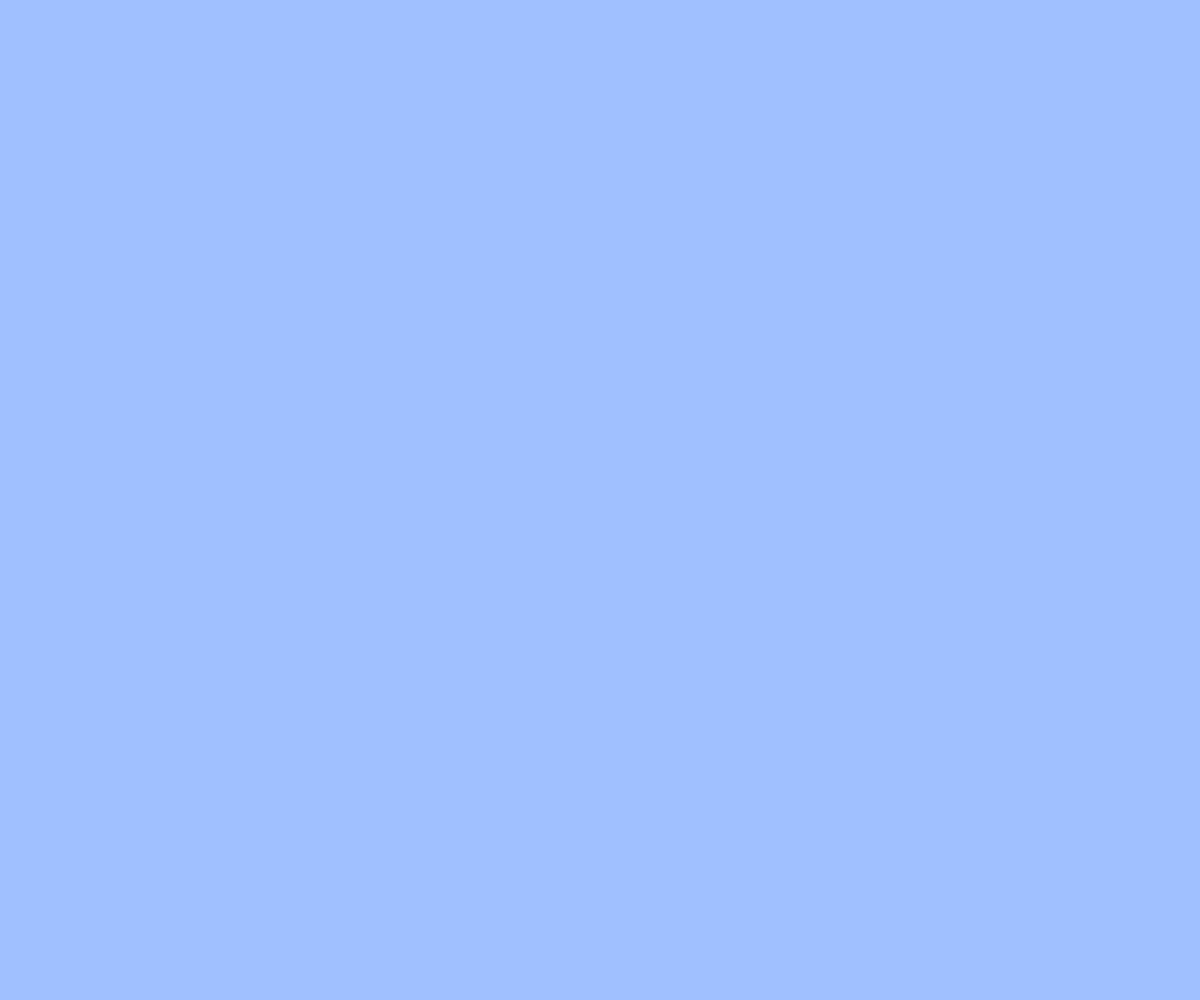
Frame 1 (no input)
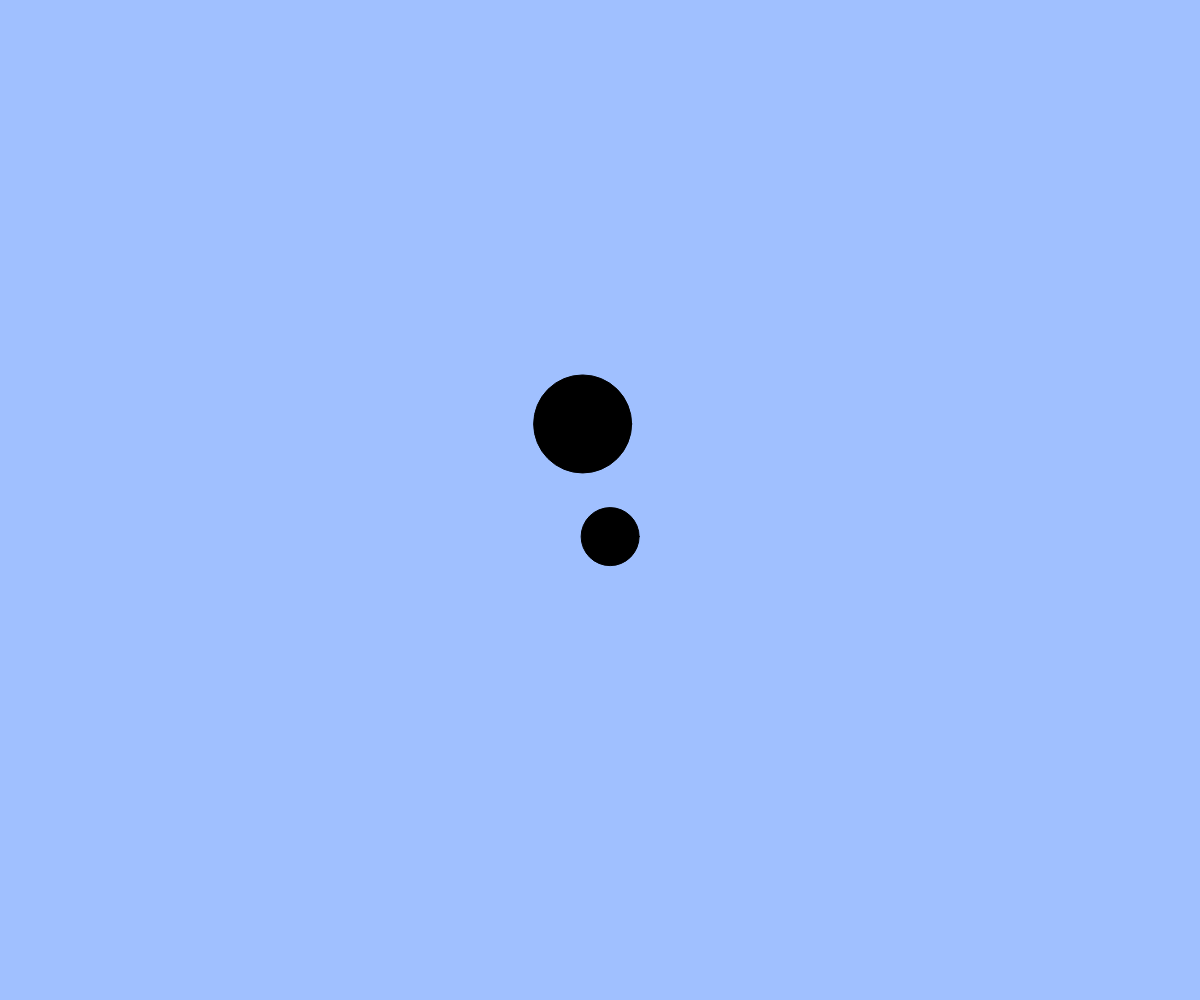
Frame 60 (no input)
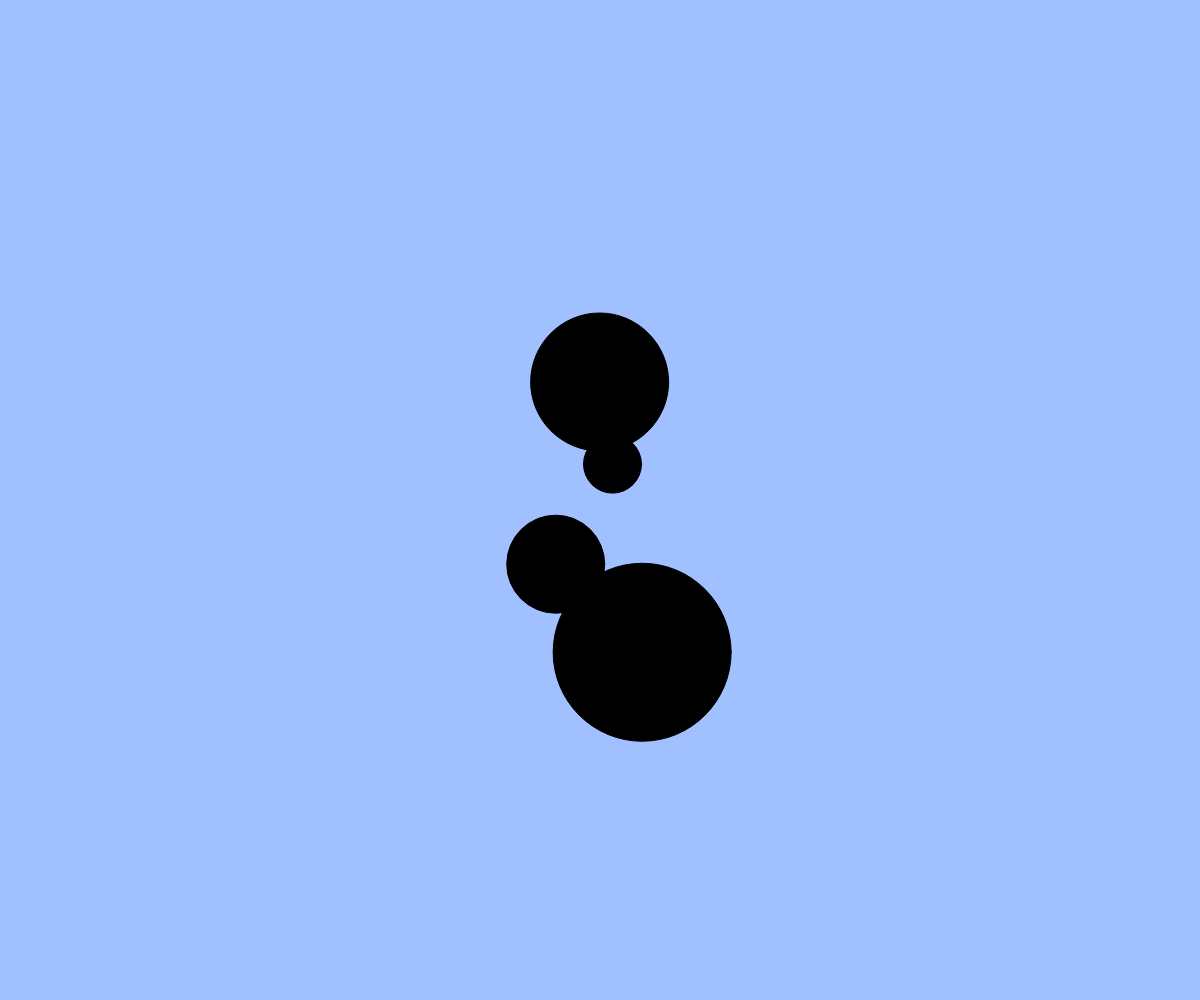
Frame 120 (the mouse pressed at the canvas centre since frame 60)

The p5.js sketch that drew these frames (run headless with seeded random() and noise() and a simulated clock; from frame 60 on, the mouse is pressed at the canvas centre):

// p5.js sketch
// ── sketch.js
// たくさん出てくるアニメーション
let balls;
let targets; // 追加（ボールを当てる的）

function setup(){
  createCanvas(windowWidth, windowHeight);
  balls = [];
  targets = [];
}

function windowResized(){
  resizeCanvas(windowWidth, windowHeight);
}

function draw(){
  background(160, 192, 255);

  // 的のアニメーション（注意：追加しないと何も起きない）
  for(let i = 0; i < targets.length; i++){
    let t = targets[i];
    fill(0);
    ellipse(t.x, t.y, t.size);
    t.x += t.vx;
    t.y += t.vy;
    t.size += 2;
  }

  // ボールのアニメーション
  for(let i = 0; i < balls.length; i++){
    let b = balls[i];
    fill(255);
    ellipse(b.x, b.y, b.size);
    b.x += b.vx;
    b.y += b.vy;
  }

  // 画面外に出たボールを配列から削除する
  const ballsInCanvas = []; // 画面内のボールを一時的に保持する配列
  for(let i = 0; i < balls.length; i++){
    let b = balls[i];
    if(b.x > 0 && b.x < width && b.y > 0 && b.y < height){ // 画面内
      ballsInCanvas.push(b);
    }
  }
  balls = ballsInCanvas; // 画面内のボールだけを残す

  // 補足：filter 関数を使うともっと簡単に書ける
  // balls = balls.filter(insideCanvas);

  if(frameCount % 20 === 0) { // 20フレームごとに新しい的を追加する
    // BLANK[1] 新しい的オブジェクトを作成して targets 配列に追加しよう
    const angle = random(TWO_PI);
    const speed = 2;
    const t = {
      x: width / 2,
      y: height / 2,
      vx: cos(angle) * speed,
      vy: sin(angle) * speed,
      size: 20
    };
    targets.push(t);
    }

  // ボールに当たった or 大きくなりすぎた的を配列から削除する
  const activeTargets = []; // 生き残った的を一時的に保持する配列
  for(let i = 0; i < targets.length; i++){
    let t = targets[i];
    if(t.size < 200){ // 大きくなりすぎていない
      let hit = false;
      for(let j = 0; j < balls.length; j++){ // すべてのボールと衝突判定
        let b = balls[j];
        // BLANK[2]
        let d = dist(t.x, t.y, b.x, b.y);
        if (d < (t.size / 2 + b.size / 2)) {
          hit = true;
        }
      }
      if(hit == false) activeTargets.push(t); // 衝突していなければ生き残る
  }
}
  targets = activeTargets; // 生き残った的だけを残す
}

function mouseDragged(){
  const dx = mouseX - pmouseX;
  const dy = mouseY - pmouseY;
  if(mag(dx, dy) > 5){
    const b = { x: mouseX, y: mouseY, size: 20, vx: dx, vy: dy };
    balls.push(b);
  }
}

function insideCanvas(b) {
  return b.x > 0 && b.x < width && b.y > 0 && b.y < height;
}
